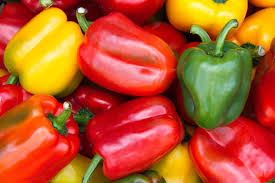
%> input picture basic-histogram/pepper2.jpg, 275 x 183 px
$ octave hist-BW.m   (GNU Octave 9; MATLAB toolbox functions it lacks are replaced by stand-ins)
%> lines starting %> are read from the running program, lines starting %| are printed output that depends on the picture; in (x1, y1, x2, y2) boxes, pixels count from 0 and x2, y2 are one past the last pixel; in counts of white or black regions, pixels touching at a corner belong together; the program's own positions count from 1
original = imread('pepper2.jpg')
%> original is the input picture: size 183x275x3 uint8; mean R, G, B 186.5, 87.8, 40.9
bw = im2bw(original)
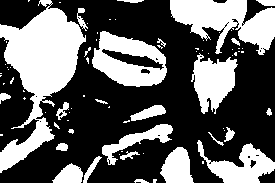
%> bw: size 183x275 logical; 37.7% white; 76 white regions (50 under 20 px), largest, box (x1, y1, x2, y2) and area: (0, 0, 86, 173) 6397, (170, 0, 275, 55) 3261, (92, 31, 167, 87) 2429
gray = rgb2gray(original)
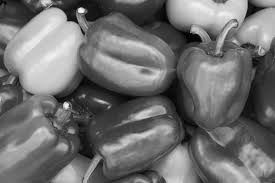
%> gray: size 183x275 uint8; min 1, max 249, mean 112

figure
subplot(2,1,1), imshow(bw), title('Black & White');
subplot(2,1,2), imhist(bw);
impixelinfo;
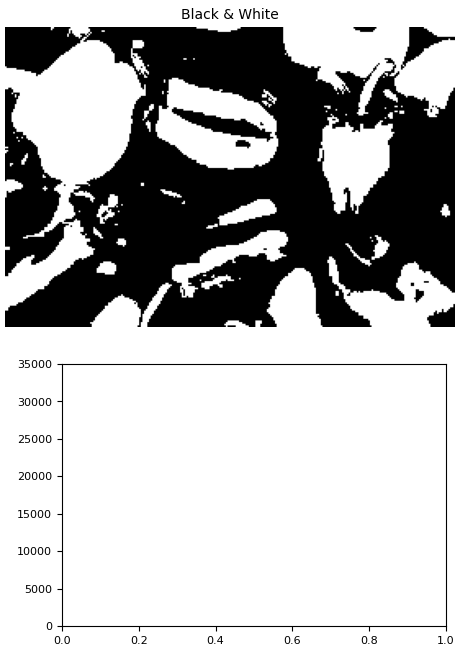
%> figure redrawn from the program's plot data, 2 panels
